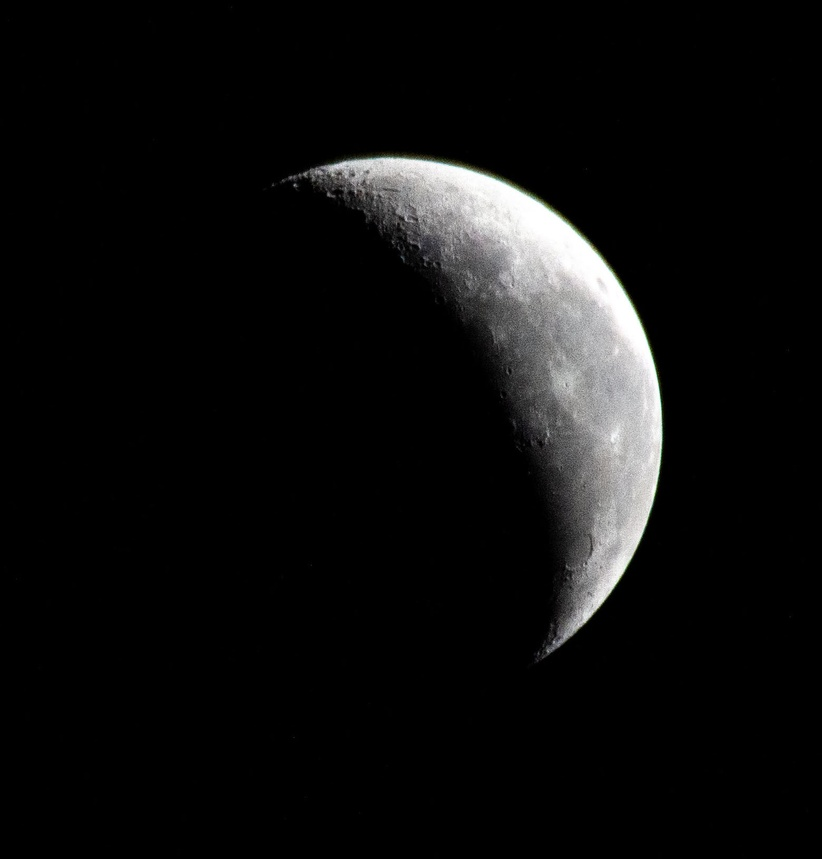
#> input picture moon.jpg, 822 x 859 px, shrunk from 1559 x 1630 before the run
$ python iseda.py moon.jpg
#> lines starting #> are read from the running program, lines starting #| are printed output that depends on the picture; after the words box and inside, x2 and y2 are one past the last pixel; in counts of white or black regions, pixels touching at a corner belong together; long printed decimals are rounded
# implementation of the ISEDA algorithm in python

from PIL import Image

import matplotlib.pyplot as plt
import matplotlib.patches as patches
import numpy as np
import sys

import time

from scipy import ndimage
from scipy.linalg import svd

args = sys.argv[1:]

if len(args) < 1:
    print("Usage: iseda.py [file]")
    exit(1)

# import image from the command line
TEST_IMAGE = Image.open(args[0])
#> TEST_IMAGE is the input picture: PIL image 822x859 RGB; mean R, G, B 14.1, 14.1, 14
TEST_IMAGE_WIDTH = TEST_IMAGE.width
#> TEST_IMAGE_WIDTH = 822
TEST_IMAGE_HEIGHT = TEST_IMAGE.height
#> TEST_IMAGE_HEIGHT = 859

MEDIAN_FILTER_SIZE = 5

# turn that into an np array to process
# since this is a RGB image, the array has the shape of NDArray[height, width, 3]
image_mat = np.asarray(TEST_IMAGE)


start_time = time.time()

# STEP 1: PROCESS IMAGE
plt.figure('Image processing steps')

# show before processing
plt.subplot(2, 2, 1)
plt.imshow(image_mat)
plt.title('Unprocessed image')

# add up the channels
image_mat = image_mat.sum(2)
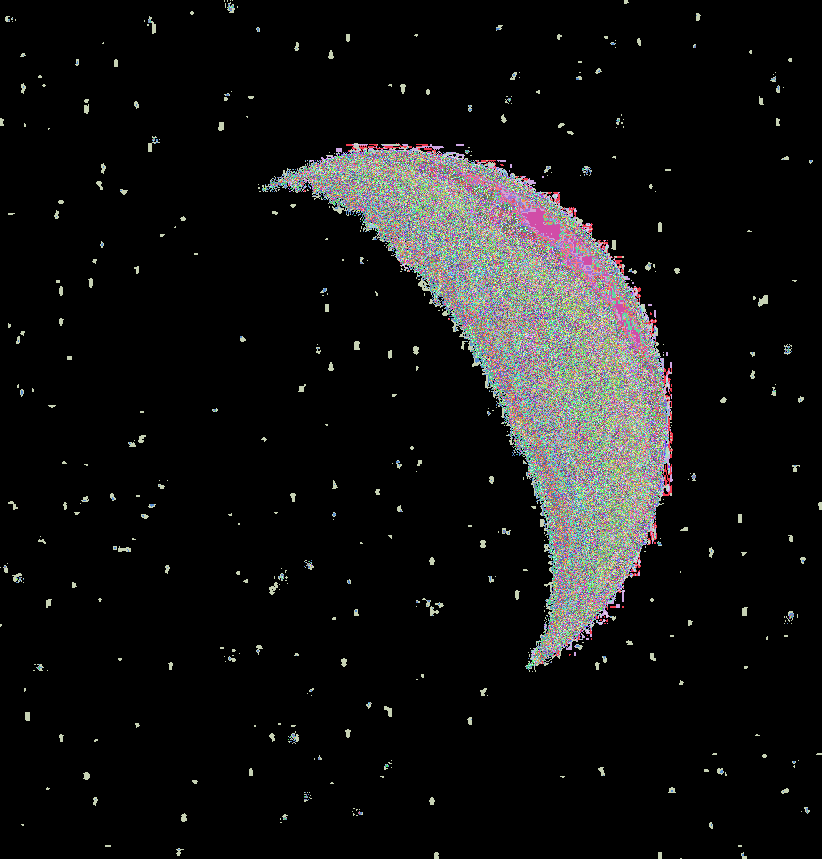
#> image_mat: shape (859, 822) uint64; 766 distinct labels, from 0 to 765; one colour per label, 0 black

# divide by 3 to average
image_mat = np.divide(image_mat, 3)

# show grayscale image
plt.subplot(2, 2, 2)
plt.imshow(image_mat, cmap='gray')
plt.title('Grayscale image')

# apply a median filter on the image
image_mat = ndimage.median_filter(image_mat, size=MEDIAN_FILTER_SIZE)

pixel = np.unravel_index(np.argmax(image_mat), image_mat.shape)
#> pixel = (208, 537)
print('Brightest pixel: {}'.format(pixel))
#| Brightest pixel: (208, 537)

# show filtered image
plt.subplot(2, 2, 3)
plt.imshow(image_mat, cmap='gray')
plt.title('Median filtered')

# calculate threshold (Eq. 10)
gray_threshold = image_mat.min() + (image_mat.max() - image_mat.min()) / 4
#> gray_threshold = 63.75

# threshold image into binary image
image_mat = np.where(image_mat > gray_threshold, 1, 0)
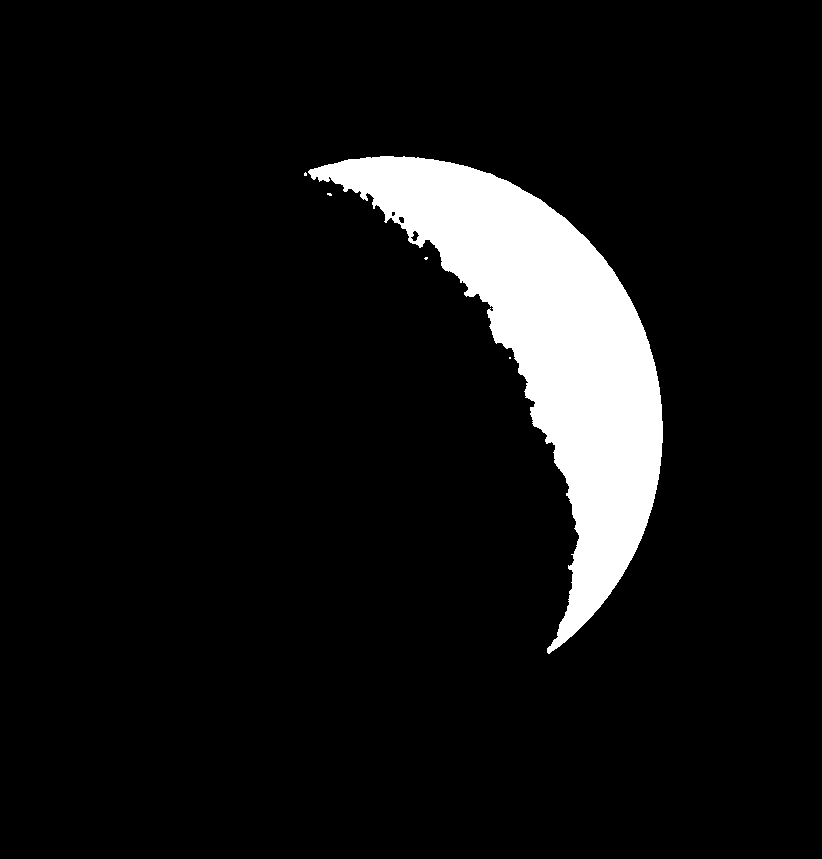
#> image_mat: shape (859, 822) int64; values 0 (black) and 1 (white), 7.9% white; 5 white regions (4 under 20 px), largest, box (x1, y1, x2, y2) and area: (308, 156, 663, 654) 56017

# show thresholded image
plt.subplot(2, 2, 4)
plt.imshow(image_mat, cmap='gray')
plt.title('Thresholded binary image')

plt.show()
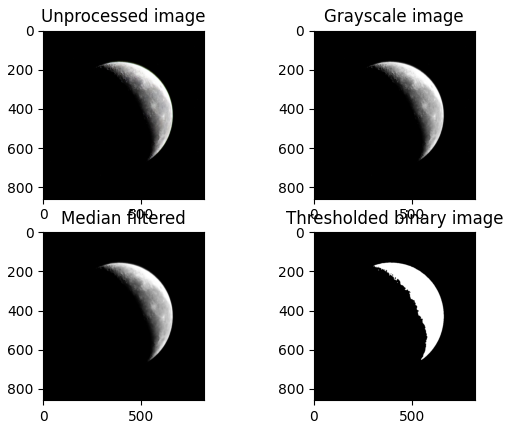
#> figure drawn by matplotlib, 4 panels

print(("delta t: {:.4f} s").format(time.time() - start_time))


start_time = time.time()

# STEP 2: CALCULATING INERTIAL PROPERTIES
plt.figure('Calculating inertial properties')

# calculate centroid
mass = image_mat.sum()
#> mass = 56052
print('mass of lumped sum: {}'.format(mass))
#| mass of lumped sum: 56052

# this gets all the points that are equal to 1 and then adds those coordinates
# up and then divides that by the "mass" of the body
centroid = np.argwhere(image_mat == 1).sum(0) / mass
#> centroid = [344, 545.4]

plt.subplot(1, 3, 1)
plt.plot(*np.flip(centroid), marker='o', color='green')
plt.imshow(image_mat, cmap='gray')
plt.title('Calculated centroid')

# calculate moment of inertia
Iy, Ix = ((np.argwhere(image_mat == 1) - centroid) ** 2).sum(0)
#> Iy = 822077701.2; Ix = 323804491.8

# calculate product of inertia
Ixy = ((np.argwhere(image_mat == 1) - centroid).prod(1)).sum()
#> Ixy = 372865434.4

print('I: [{}, {}], Ixy: {}'.format(Ix, Iy, Ixy))
#| I: [323804491.773, 822077701.244], Ixy: 372865434.368

tr = Ix + Iy # trace of inertia tensor
#> tr = 1.15e+09
det = Ix * Iy - Ixy * Ixy # determinant of tensor
#> det = 1.27e+17

# calculate the eigenvalues (trivial for 2x2)
Lmax = 0.5 * (tr + np.sqrt(tr * tr - 4 * det)) # minor axis
#> Lmax = 1.02e+09
Lmin = 0.5 * (tr - np.sqrt(tr * tr - 4 * det)) # major axis
#> Lmin = 124501936.8

# calculate the eigenvector associated with Lmax (the minor axis)
wmax = np.array([1, (Lmax - Ix) / -Ixy])
#> wmax = [1, -1.87]
wmax = wmax / np.linalg.norm(wmax) # normalize the vector
#> wmax = [0.471, -0.882]
print(wmax)
#| [ 0.4714  -0.8819]

wmin = np.array([1, (Lmin - Ix) / -Ixy])
#> wmin = [1, 0.535]
wmin = wmin / np.linalg.norm(wmin)
#> wmin = [0.882, 0.471]

# calculate a rough (very very rough) estimate of the radius of the moon as well
# as the (semi-)minor axis
estimated_moon_radius = 2 * np.sqrt(Lmax/mass)
#> estimated_moon_radius = 270
estimated_minor_axis = 2 * np.sqrt(Lmin/mass)
#> estimated_minor_axis = 94.26

print(("delta t: {:.4f} s").format(time.time() - start_time))

plt.subplot(1, 3, 2)

# draw the rough minor axis
plt.arrow(
    *np.flip(centroid - wmax * estimated_minor_axis),
    *np.flip(2 * wmax * estimated_minor_axis),
    color='red'
)

# draw the rough major axis
plt.arrow(
    *np.flip(centroid - wmin * estimated_moon_radius),
    *np.flip(2 * wmin * estimated_moon_radius),
    color='blue'
)

# also put the centroid point


plt.plot(*np.flip(centroid), marker='o', color='green')

plt.imshow(image_mat, cmap='gray')
plt.title('Calculated axes of symmetry')

print('Lmax: {}\nLmin: {}'.format(Lmax, Lmin))
#| Lmax: 1021380256.223
#| Lmin: 124501936.794
print('Estimated moon radius: {} pixels'.format(estimated_moon_radius))
#| Estimated moon radius: 269.978 pixels

# offset between each line to query
offset = wmin * estimated_moon_radius / 11
#> offset = [21.65, 11.57]

plt.subplot(1, 3, 3)

# display all the lines that will be used when placing the transition points by
# correlation
for i in range(-11, 12):
    plt.arrow(*np.flip(centroid - (wmax * estimated_minor_axis) + (i * offset)), *np.flip(2 * wmax * estimated_minor_axis), color='gray')

# draw the offset between points
plt.arrow(*np.flip(centroid), *np.flip(offset), color='blue')

# draw the centroid point
# plt.plot(*np.flip(centroid), marker='o', color='green')

plt.imshow(image_mat, cmap='gray')
plt.title('Lines to query')

plt.show()
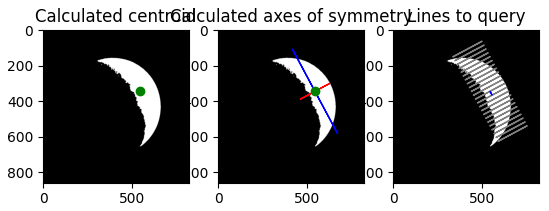
#> figure drawn by matplotlib, 3 panels


start_time = time.time()

# Step 3: PLACING TRANSITION POINTS
plt.figure('Placing transition points')

# using a start point and a direction of a ray, find a point of intersection on
# the edge of the image canvas
def find_edge_point(start, dir):
    # ensure that we only get valid indices in the image
    W = TEST_IMAGE_WIDTH - 1
    H = TEST_IMAGE_HEIGHT - 1

    # edge case: no direction
    if dir[0] == 0 and dir[1] == 0:
        return start

    # edge case: dir is facing in only one direction
    if dir[0] == 0 or dir[1] == 0:
        return (np.array([start[0],0]) if dir[1] < 0 else np.array([start[0],W])) if dir[0] == 0 else (np.array([0,start[1]]) if dir[0] < 0 else np.array([H,start[1]]))

    slope = dir[0] / dir[1] # y/x

    x_1 = start[1] - start[0]/slope # intersection with y = 0
    if x_1 >= 0 and x_1 <= W and dir[0] < 0:
        return np.array([0,x_1])

    x_2 = start[1] - (start[0] - H)/slope # intersection with y = H
    if x_2 >= 0 and x_2 <= W and dir[0] > 0:
        return np.array([H,x_2])

    y_1 = start[0] - start[1] * slope # intersection with x = 0
    if y_1 >= 0 and y_1 <= H and dir[1] < 0:
        return np.array([y_1,0])

    y_2 = start[0] - (start[1] - W) * slope # intersection with x = W
    return np.array([y_2,W])


lines = []
for i in range(-11, 12):
    start = find_edge_point(centroid + (i * offset), wmax)
    end = find_edge_point(centroid + (i * offset), -wmax)
    if np.allclose(start, end):
        continue
    lines.append(np.array([start, end]))
#> this loop made 23 passes
#> (start, end) on passes 5 to 16: ([440.8, 0], [1.95, 821]), ([468.6, 0], [29.78, 821]), ([496.4, 0], [57.61, 821]), ([524.3, 0], [85.44, 821]), ([552.1, 0], [113.3, 821]), ([579.9, 0], [141.1, 821]), ([607.8, 0], [168.9, 821]), ([635.6, 0], [196.8, 821]), ([663.4, 0], [224.6, 821]), ([691.3, 0], [252.4, 821]), ([719.1, 0], [280.2, 821]), ([746.9, 0], [308.1, 821])
#> end on passes 1 to 4: [0, 616.4], [0, 668.4], [0, 720.5], [0, 772.6]
#> after the loop, lines = 23 items, first 6: [[329.5, 0], [0, 616.4]], [[357.3, 0], [0, 668.4]], [[385.1, 0], [0, 720.5]], [[413, 0], [0, 772.6]], [[440.8, 0], [1.95, 821]], [[468.6, 0], [29.78, 821]]

print(("edge points: delta t: {:.4f} s").format(time.time() - start_time))

# extending the lines plot
plt.subplot(2, 2, 1)

# show the lines
for i, line in enumerate(lines):
    color = 'yellow' if i == int(len(lines) / 2) else 'gray'
    plt.arrow(*np.flip(line[0]), *np.flip(line[1] - line[0]), color=color)
#> this loop made 23 passes
#> (line, color) on passes 1 to 12: ([[329.5, 0], [0, 616.4]], 'gray'), ([[357.3, 0], [0, 668.4]], 'gray'), ([[385.1, 0], [0, 720.5]], 'gray'), ([[413, 0], [0, 772.6]], 'gray'), ([[440.8, 0], [1.95, 821]], 'gray'), ([[468.6, 0], [29.78, 821]], 'gray'), ([[496.4, 0], [57.61, 821]], 'gray'), ([[524.3, 0], [85.44, 821]], 'gray'), ([[552.1, 0], [113.3, 821]], 'gray'), ([[579.9, 0], [141.1, 821]], 'gray'), ([[607.8, 0], [168.9, 821]], 'gray'), ([[635.6, 0], [196.8, 821]], 'yellow')

plt.imshow(image_mat, cmap='gray')
plt.title('Extending the lines')

start_time = time.time()

# get a bilinearly interpolated value for a point on the image
def sample_bilinear(point):
    floored_point = np.floor(point)
    fy, fx = floored_point
    iy = int(fy)
    ix = int(fx)

    if ix + 1 >= TEST_IMAGE_WIDTH or iy + 1 >= TEST_IMAGE_HEIGHT:
        return 0

    # coordinate relative to the pixel on the image
    py, px = point - floored_point

    # top-left value
    v0 = image_mat[iy][ix]
    # top-right value
    v1 = image_mat[iy][ix + 1]
    # bottom-left value
    v2 = image_mat[iy + 1][ix]
    # bottom-right value
    v3 = image_mat[iy + 1][ix + 1]

    # interpolate the value according to the pixel-relative coordinate
    return (1 - py) * (v0 * (1 - px) + v1 * px) + py * (v2 * (1 - px) + v3 * px)

mask = np.array([0,0,0,0,1,1,1,1])
#> mask = [0, 0, 0, 0, 1, 1, 1, 1]
correlations = []

# sample the points along each line
for line in lines:
    # cut each line up based on its line
    length = np.linalg.norm(line[1] - line[0])
    count = int(length)

    # generate a bunch of points on the line using the new count
    points = np.linspace(line[0], line[1], int(count))

    # now sample (using bilinear interpolation) using the points on the line
    samples = np.array([sample_bilinear(point) for point in points])

    # and then cross-correlate using the mask
    correlation = np.correlate(mask, samples)

    correlations.append(correlation)
#> this loop made 23 passes
#> (line, length, count) on pass 1: ([[329.5, 0], [0, 616.4]], 698.9, 698)

# sampling the image plot
plt.subplot(2, 2, 2)

line_index = int(len(correlations) / 2)
correlation = correlations[line_index]

plt.plot(np.flip(correlation), 'r.-')
plt.xlabel('Position along middle line (left-most point to right-most point)')
plt.ylabel('Value of cross-correlation along middle line')
plt.title('Mask cross-correlation along middle line')

transition_points = []

for i, correlation in enumerate(correlations):
    # first find the line associated with this correlation
    line = lines[i]

    # then get the direction vector underlying it
    length = np.linalg.norm(line[1] - line[0])
    dir = (line[1] - line[0]) / length

    # get the maximum correlation
    max_correlation = correlation.max()

    if max_correlation == 0:
        transition_points.append(np.array([]))
        continue

    # get the first value which passes the halfway point
    i0 = np.argmax(correlation > max_correlation / 2)
    # then, get the value after that which is less than the halfway point
    i1 = len(correlation) - np.argmax(np.flip(correlation) > max_correlation / 2)

    # using the point indices, we can get the point in space
    # TODO: these should be taking into account the size of each sample line
    p0 = line[1] - dir * i0
    p1 = line[1] - dir * i1

    # now add the points to the array
    points = np.array([p0, p1])
    transition_points.append(points)
#> this loop made 23 passes

print(("placing transition points: delta t: {:.4f} s").format(time.time() - start_time))

# points associated with each line plot
plt.subplot(2, 2, 3)

for i, line in enumerate(lines):
    color = 'yellow' if i == int(len(lines) / 2) else 'gray'
    points = transition_points[i]

    plt.arrow(*np.flip(line[0]), *np.flip(line[1] - line[0]), color=color)

    # pass any dead lines
    if len(points) == 0:
        continue

    plt.plot(*np.flip(points[0]), marker='o', color=color)
    plt.plot(*np.flip(points[1]), marker='o', color=color)
#> this loop made 23 passes

plt.imshow(image_mat, cmap='gray')
plt.title('Calculating the transition points')

# Lay the found points over the original image
plt.subplot(2, 2, 4)

transition_points = np.array(
    [point for point in transition_points if point.size != 0]
)

plt.plot(transition_points[:, 0, 1], transition_points[:, 0, 0], marker='x', color='red')
plt.plot(transition_points[:, 1, 1], transition_points[:, 1, 0], marker='x', color='blue')

plt.imshow(TEST_IMAGE)
plt.title('Compared to the original image')

plt.show()
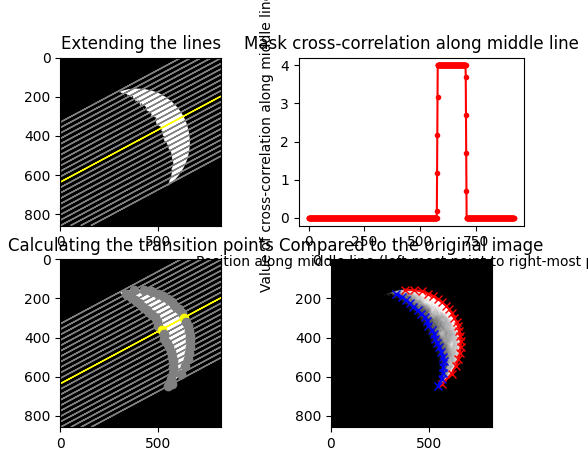
#> figure drawn by matplotlib, 4 panels; panel 2: curve peaks at x = 580, y = 4


start_time = time.time()

# Step 4: CIRCLE FITTING THE POINTS
plt.figure('Circle fitting the points')

def taubin_fit(coords):
    x = coords[:, 0]
    y = coords[:, 1]
    centroid = np.array([x.mean(), y.mean()])
    X = x - centroid[0]
    Y = y - centroid[1]
    Z = X * X + Y * Y

    Zmean = np.mean(Z)
    Z0 = (Z - Zmean) / (2 * np.sqrt(Zmean))
    ZXY = np.array([Z0, X, Y])

    _, _, V = svd(ZXY.transpose(), full_matrices=False)
    V = V.transpose()
    A = V[:, 2]
    A[0] /= 2 * np.sqrt(Zmean)
    A = np.hstack((A, -Zmean * A[0]))

    if abs(A[0]) < 1e-8:
        print('warn: curve too straight, failed to fit onto a circle')
        return 0, 0, np.inf, np.inf

    c = -(A[1:3]).transpose() / A[0] / 2 + centroid
    xc = c[0]
    yc = c[1]
    r = np.sqrt(A[1] * A[1] + A[2] * A[2] - 4 * A[0] * A[3]) / abs(A[0]) / 2

    dx = x - xc
    dy = y - yc
    rmsd = np.sqrt(np.mean((np.sqrt(dx ** 2 + dy ** 2) - r) ** 2))
    return xc, yc, r, rmsd

red_points = transition_points[:, 0, :]
blue_points = transition_points[:, 1, :]

print(("fitting points: delta t: {:.4f} s").format(time.time() - start_time))

ax = plt.subplot(1, 3, 1)

xc0, yc0, r0, rmsd0 = taubin_fit(red_points)
print(('red points guessed radius: {}').format(r0))
#| red points guessed radius: 274.516

plt.imshow(TEST_IMAGE)
img_xbounds = ax.get_xlim()
img_ybounds = ax.get_ylim()
plt.plot(red_points[:, 1], red_points[:, 0], marker='x', color='red')
plt.plot(yc0, xc0, marker='x', color='yellow')
ax.add_patch(patches.Rectangle((yc0-r0,xc0-r0), r0 * 2, r0 * 2, edgecolor='yellow', facecolor='none', lw=2))
ax.add_patch(patches.Circle((yc0, xc0), r0, edgecolor='green', facecolor='none', lw=2))
plt.title('Fitting the red points')
ax.set_xlim(img_xbounds)
ax.set_ylim(img_ybounds)

ax = plt.subplot(1, 3, 2)

xc1, yc1, r1, rmsd1 = taubin_fit(blue_points)
print(('blue points guessed radius: {}').format(r1))
#| blue points guessed radius: 426.945

plt.imshow(TEST_IMAGE)
plt.plot(blue_points[:, 1], blue_points[:, 0], marker='x', color='blue')
plt.plot(yc1, xc1, marker='x', color='yellow')
ax.add_patch(patches.Rectangle((yc1-r1,xc1-r1), r1 * 2, r1 * 2, edgecolor='yellow', facecolor='none', lw=2))
ax.add_patch(patches.Circle((yc1, xc1), r1, edgecolor='green', facecolor='none', lw=2))
plt.title('Fitting the blue points')
ax.set_xlim(img_xbounds)
ax.set_ylim(img_ybounds)

plt.subplot(1, 3, 3)

chosen_points = red_points if rmsd0 < rmsd1 else blue_points

plt.imshow(TEST_IMAGE)
plt.plot(chosen_points[:, 1], chosen_points[:, 0], marker='x', color='yellow')
plt.title('Choosing the best set of points')

print('final rmsd of points: {}'.format(min(rmsd0, rmsd1)))
#| final rmsd of points: 0.7154

plt.show()
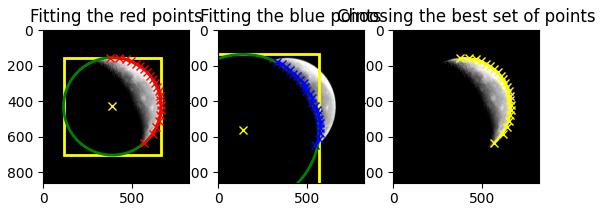
#> figure drawn by matplotlib, 3 panels
